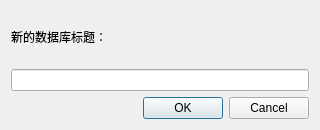
<?xml version="1.0" encoding="UTF-8"?>
<ui version="4.0">
 <class>Dialog_change_db_title</class>
 <widget class="QDialog" name="Dialog_change_db_title">
  <property name="windowModality">
   <enum>Qt::ApplicationModal</enum>
  </property>
  <property name="geometry">
   <rect>
    <x>0</x>
    <y>0</y>
    <width>320</width>
    <height>130</height>
   </rect>
  </property>
  <property name="font">
   <font>
    <family>Microsoft YaHei UI</family>
   </font>
  </property>
  <property name="windowTitle">
   <string>修改数据库标题</string>
  </property>
  <layout class="QVBoxLayout" name="verticalLayout">
   <item>
    <widget class="QLabel" name="label">
     <property name="text">
      <string>新的数据库标题：</string>
     </property>
    </widget>
   </item>
   <item>
    <widget class="QLineEdit" name="lineEdit"/>
   </item>
   <item>
    <widget class="QDialogButtonBox" name="buttonBox">
     <property name="orientation">
      <enum>Qt::Horizontal</enum>
     </property>
     <property name="standardButtons">
      <set>QDialogButtonBox::Cancel|QDialogButtonBox::Ok</set>
     </property>
    </widget>
   </item>
  </layout>
 </widget>
 <resources/>
 <connections>
  <connection>
   <sender>buttonBox</sender>
   <signal>rejected()</signal>
   <receiver>Dialog_change_db_title</receiver>
   <slot>reject()</slot>
   <hints>
    <hint type="sourcelabel">
     <x>316</x>
     <y>260</y>
    </hint>
    <hint type="destinationlabel">
     <x>286</x>
     <y>274</y>
    </hint>
   </hints>
  </connection>
 </connections>
</ui>
